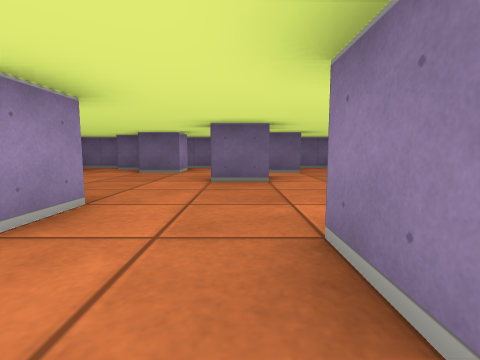
[1] (above)

24 first-person views from a walk through a cub3D level. The camera is about half as high as the walls, tilts 6° down and sees 85° across. The floor is counted in squares. Each view is taken from the middle of a square. On the plan, view 1 faces up. The plan holds only what a view shows up to about 9 squares ahead; the rest is blank.

[2]
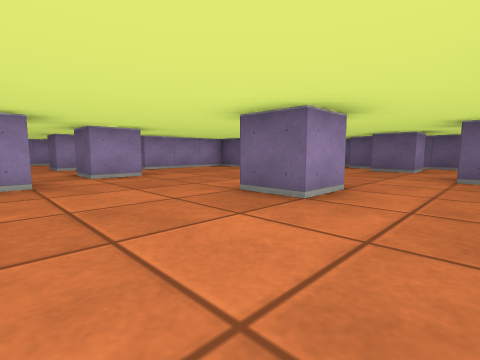

[3]
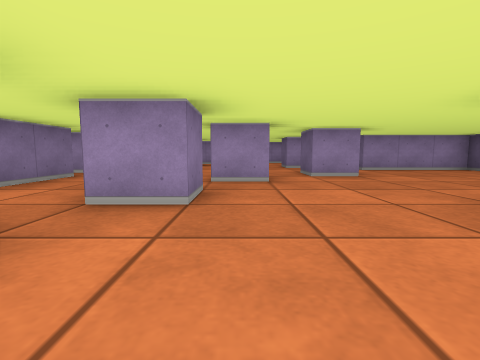

[4]
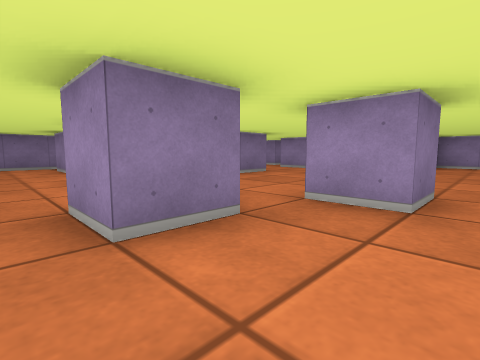

[5]
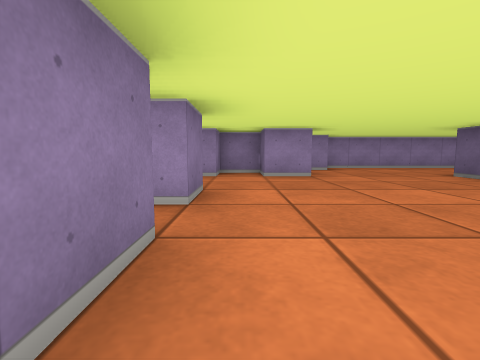

[6]
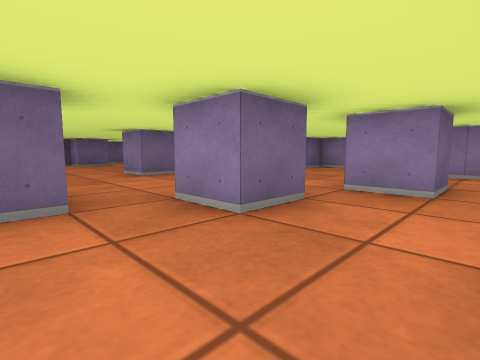

[7]
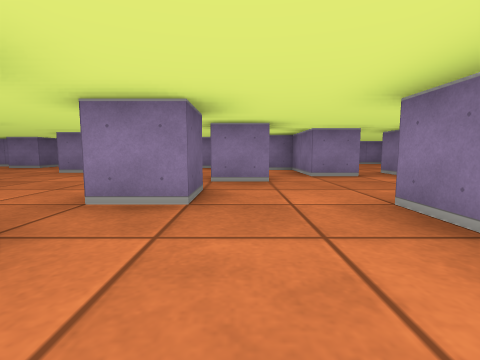

[8]
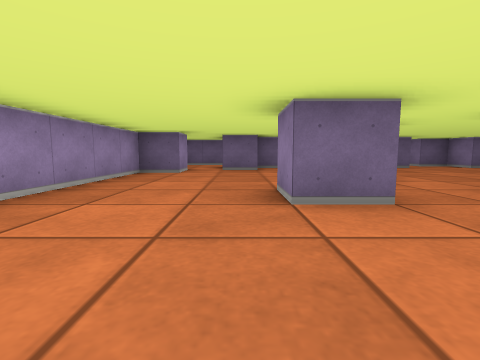

[9]
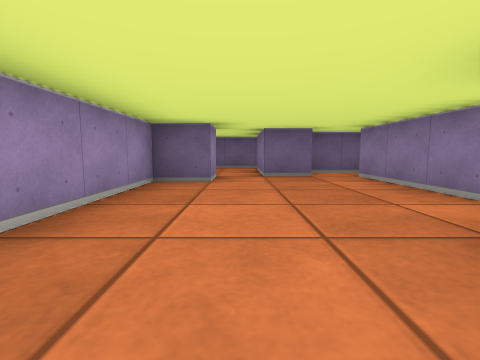

[10]
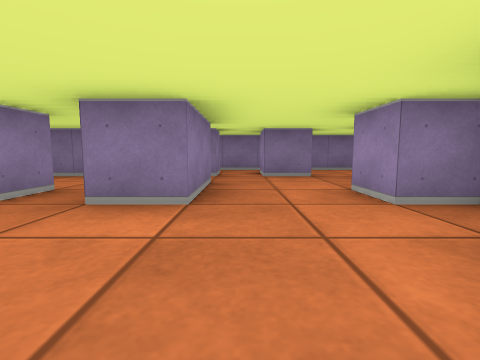

[11]
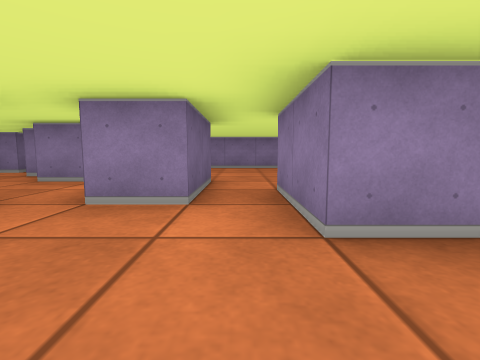

[12]
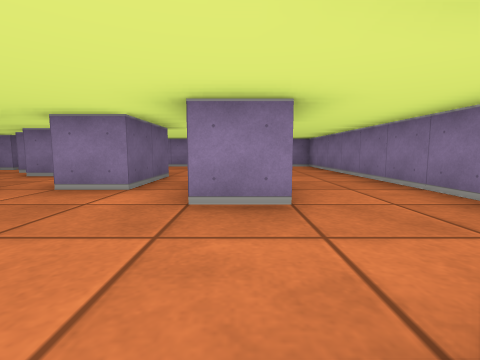

[13]
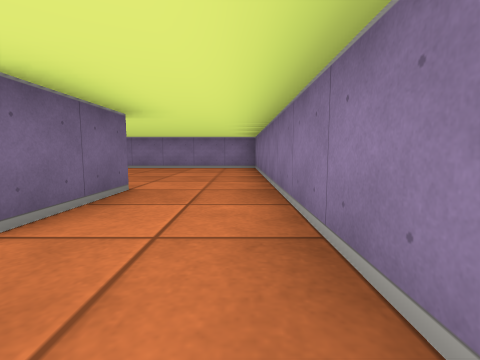

[14]
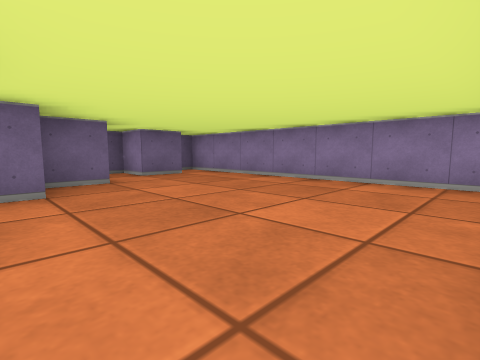

[15]
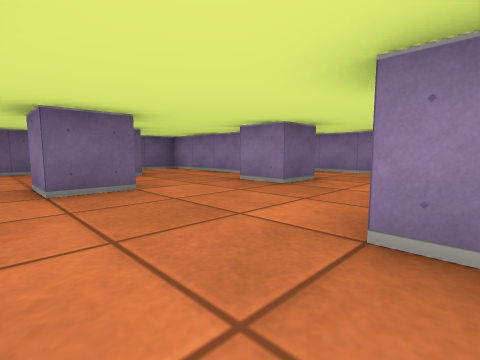

[16]
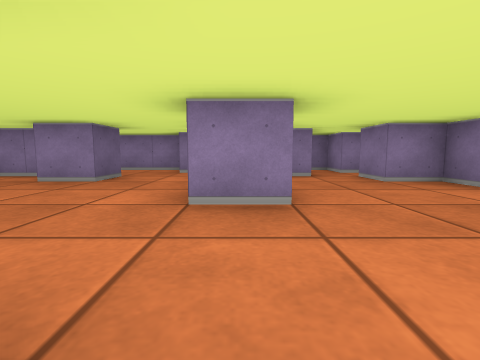

[17]
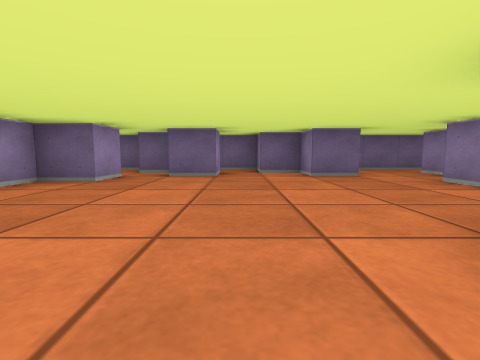

[18]
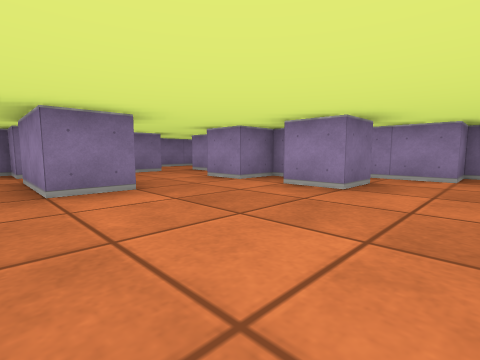

[19]
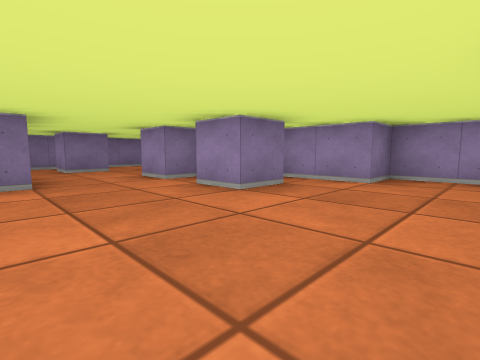

[20]
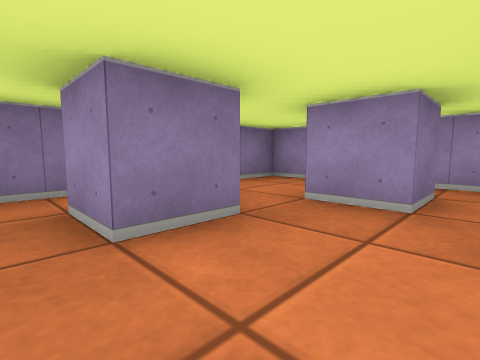

[21]
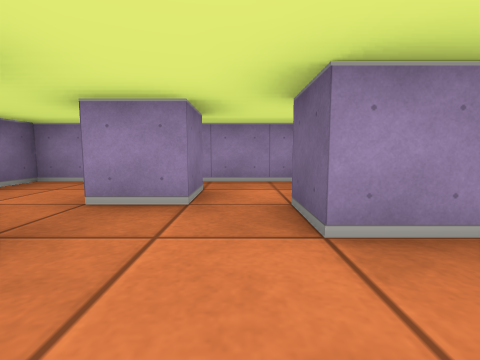

[22]
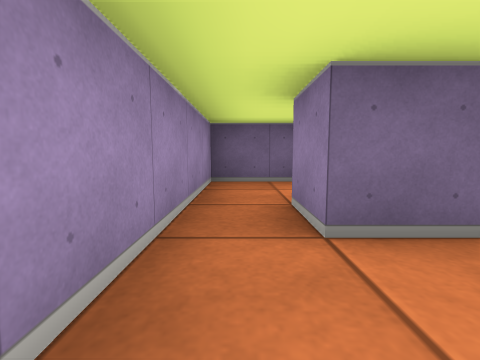

[23]
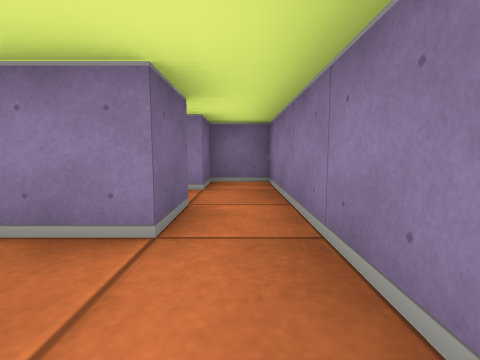

[24]
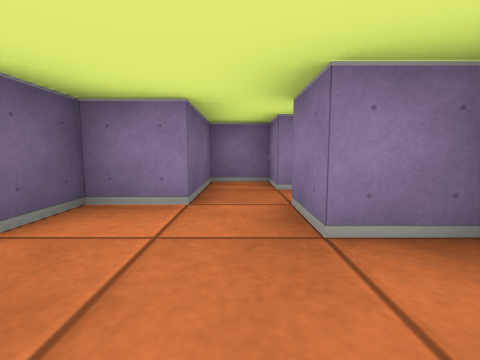

### Floor plan
Key: @ floor where view 1 was taken; # wall or solid block; . floor.
Columns run from 13 left of view 1 to 6 right of it. Each row starts with its distance up from view 1.
  9  ###  ############
  8  ..   .##.##.....#
  7  ..####.#..#..#..#
  6   .#..#..........#
  5 ##...##......#...# #
  4 #....#..........##.#
  3 #....#.............#
  2 #..........#......##
  1 #...#..#......#.###
  0 #............@...###
 -1 #.......#..........#
 -2 ##........#.....####
 -3 ##.#........#..###.#
 -4 ####...........#...#
 -5 #..#..#.##...###...#
 -6 #.....#............#
 -7 #.#.........##.....#
 -8 #...#.####.........#
 -9 #......#  .........#
-10 ####################

Positions as (right, up) in squares from view 1, and headings:
1: (0, 0), facing up
2: (0, -1), facing up-left
3: (0, -1), facing left
4: (-2, 0), facing down-left
5: (-4, -4), facing left
6: (-5, -4), facing up-right
7: (-6, -3), facing right
8: (-10, -2), facing up
9: (-11, 0), facing up
10: (-8, -2), facing down
11: (-3, -6), facing right
12: (-4, -7), facing right
13: (-3, -9), facing right
14: (1, -9), facing up-right
15: (-1, 1), facing up-right
16: (-2, 1), facing right
17: (-4, 1), facing up
18: (-6, -1), facing down-left
19: (-7, 0), facing down-left
20: (-8, -6), facing down-left
21: (-8, -6), facing left
22: (-12, -9), facing up
23: (-11, -9), facing right
24: (1, -1), facing right
